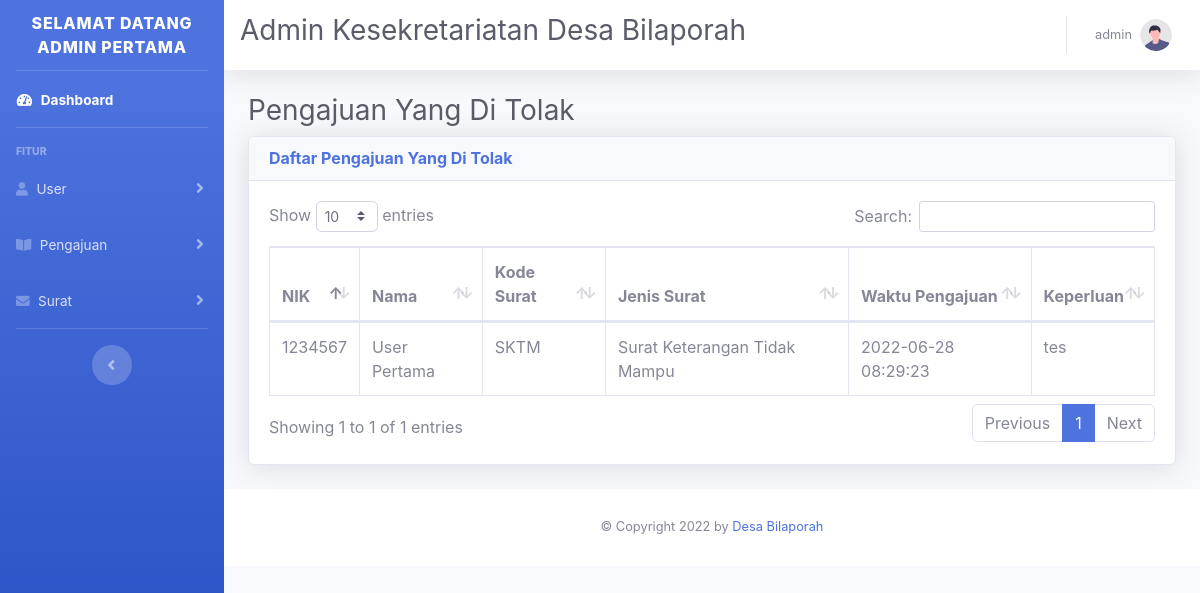
The app's page /admin/ditolak.php (signed in) with its own data.
### tables this page shows
CREATE TABLE `tb_user` (
  `nik` varchar(100) NOT NULL,
  `username` varchar(100) DEFAULT NULL,
  `password` varchar(100) NOT NULL,
  `nama_user` varchar(100) NOT NULL,
  `tempat_lahir` varchar(100) NOT NULL,
  `tanggal_lahir` varchar(100) NOT NULL,
  `gender` varchar(50) NOT NULL,
  `agama` varchar(50) NOT NULL,
  `alamat` varchar(255) NOT NULL,
  `role_user` enum('Warga','Admin') NOT NULL
);

CREATE TABLE `tb_pengajuan` (
  `id_pengajuan` int(11) NOT NULL,
  `nik` varchar(100) DEFAULT NULL,
  `kode_surat` varchar(5) DEFAULT NULL,
  `tgl_pengajuan` datetime DEFAULT NULL,
  `keperluan` varchar(200) DEFAULT NULL,
  `jenis_pengajuan` varchar(50) DEFAULT NULL,
  `status_pengajuan` enum('Menunggu','Di Terima','Di Tolak','Revisi Di Terima','Revisi Selesai') DEFAULT NULL
);

CREATE TABLE `tb_surat` (
  `kode_surat` char(5) NOT NULL,
  `jenis_surat` varchar(50) NOT NULL,
  `surat_keluar` int(11) NOT NULL
);

### db/data_ditolak.php (the view)
<?php
include "../connect/koneksi.php";
$tb_pengajuan = mysqli_query($koneksi, "SELECT * FROM tb_user INNER JOIN tb_pengajuan USING(nik) INNER JOIN tb_surat USING(kode_surat)");
while ($row = mysqli_fetch_assoc($tb_pengajuan)) :
    if ($row["status_pengajuan"] == "Di Tolak") { ?>
        <tr>
            <td><?= $row["nik"] ?></td>
            <td><?= $row["nama_user"] ?></td>
            <td><?= $row["kode_surat"] ?></td>
            <td><?= $row["jenis_surat"] ?></td>
            <td><?= $row["tgl_pengajuan"] ?></td>
            <td><?= $row["keperluan"] ?></td>
        </tr>
<?php
    }
endwhile;
?>

### desain/sidebar_admin.php (shortened to what this page needs)
<div id="wrapper">
    <ul class="navbar-nav bg-gradient-primary sidebar sidebar-dark accordion" id="accordionSidebar">
        <a class="sidebar-brand d-flex align-items-center justify-content-center">
            <div>Selamat Datang <?= $tb_user["nama_user"] ?></div>
        </a>
        <hr class="sidebar-divider my-0">
        <li class="nav-item active">
            <a class="nav-link" href="../admin/page_admin.php">
                <i class="fas fa-fw fa-tachometer-alt"></i>
                <span>Dashboard</span>
            </a>
        </li>
        <hr class="sidebar-divider">
        <div class="sidebar-heading">Fitur</div>
        <li class="nav-item">
            <a class="nav-link collapsed" href="#" data-toggle="collapse" data-target="#userMenu" aria-expanded="true" aria-controls="userMenu">
                <i class="fas fa-user"></i>
                <span>User</span>
            </a>
        </li>
        <li class="nav-item">
            <a class="nav-link collapsed" href="#" data-toggle="collapse" data-target="#reservasi" aria-expanded="true" aria-controls="reservasi">
                <i class="fas fa-book-open"></i>
                <span>Pengajuan</span>
            </a>
        </li>
        <li class="nav-item">
            <a class="nav-link collapsed" href="#" data-toggle="collapse" data-target="#surat" aria-expanded="true" aria-controls="surat">
                <i class="fas fa-envelope"></i>
                <span>Surat</span>
            </a>
        </li>
        <hr class="sidebar-divider d-none d-md-block">
        <div class="text-center d-none d-md-inline">
            <button class="rounded-circle border-0" id="sidebarToggle"></button>
        </div>
    </ul>

### desain/navbar_admin.php (shortened to what this page needs)
<div id="content-wrapper" class="d-flex flex-column">
    <div id="content">
        <nav class="navbar navbar-expand navbar-light bg-white topbar mb-4 static-top shadow">
            <h1 class="h3 mb-2 text-gray-800">Admin Kesekretariatan Desa Bilaporah</h1>
            <ul class="navbar-nav ml-auto">
                <li class="nav-item dropdown no-arrow">
                    <a class="nav-link dropdown-toggle" href="#" id="userDropdown" role="button" data-toggle="dropdown" aria-haspopup="true" aria-expanded="false">
                        <span class="mr-2 d-none d-lg-inline text-gray-600 small"><?= $tb_user["nik"] ?></span>
                        <img class="img-profile rounded-circle" src="../img/undraw_profile.svg">
                    </a>
                </li>
            </ul>
        </nav>

### records on screen
tb_user: nama_user "ADMIN PERTAMA", nik "admin"
tb_pengajuan: nik.nik "1234567", nik.nama_user "User Pertama", kode_surat "SKTM", kode_surat.jenis_surat "Surat Keterangan Tidak Mampu", tgl_pengajuan "2022-06-28 08:29:23", keperluan "tes"
